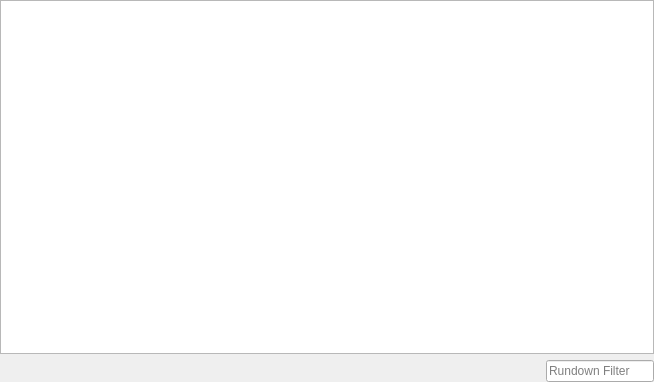
<?xml version="1.0" encoding="UTF-8"?>
<ui version="4.0">
 <class>RundownWidget</class>
 <widget class="QWidget" name="RundownWidget">
  <property name="geometry">
   <rect>
    <x>0</x>
    <y>0</y>
    <width>654</width>
    <height>382</height>
   </rect>
  </property>
  <layout class="QVBoxLayout" name="verticalLayout">
   <property name="spacing">
    <number>0</number>
   </property>
   <property name="margin">
    <number>0</number>
   </property>
   <item>
    <widget class="QTreeWidget" name="treeWidgetRundown">
     <property name="contextMenuPolicy">
      <enum>Qt::CustomContextMenu</enum>
     </property>
     <property name="alternatingRowColors">
      <bool>true</bool>
     </property>
     <property name="selectionMode">
      <enum>QAbstractItemView::ExtendedSelection</enum>
     </property>
     <property name="indentation">
      <number>65</number>
     </property>
     <property name="rootIsDecorated">
      <bool>false</bool>
     </property>
     <property name="uniformRowHeights">
      <bool>true</bool>
     </property>
     <property name="itemsExpandable">
      <bool>true</bool>
     </property>
     <attribute name="headerVisible">
      <bool>false</bool>
     </attribute>
     <attribute name="headerDefaultSectionSize">
      <number>150</number>
     </attribute>
     <attribute name="headerShowSortIndicator" stdset="0">
      <bool>false</bool>
     </attribute>
     <column>
      <property name="text">
       <string>Item</string>
      </property>
     </column>
    </widget>
   </item>
   <item>
    <spacer name="verticalSpacer1">
     <property name="orientation">
      <enum>Qt::Vertical</enum>
     </property>
     <property name="sizeType">
      <enum>QSizePolicy::Fixed</enum>
     </property>
     <property name="sizeHint" stdset="0">
      <size>
       <width>20</width>
       <height>6</height>
      </size>
     </property>
    </spacer>
   </item>
   <item>
    <layout class="QHBoxLayout" name="horizontalLayout">
     <property name="spacing">
      <number>6</number>
     </property>
     <property name="sizeConstraint">
      <enum>QLayout::SetDefaultConstraint</enum>
     </property>
     <item>
      <spacer name="horizontalSpacer">
       <property name="orientation">
        <enum>Qt::Horizontal</enum>
       </property>
       <property name="sizeHint" stdset="0">
        <size>
         <width>40</width>
         <height>20</height>
        </size>
       </property>
      </spacer>
     </item>
     <item>
      <spacer name="verticalSpacer2">
       <property name="orientation">
        <enum>Qt::Vertical</enum>
       </property>
       <property name="sizeType">
        <enum>QSizePolicy::Fixed</enum>
       </property>
       <property name="sizeHint" stdset="0">
        <size>
         <width>20</width>
         <height>22</height>
        </size>
       </property>
      </spacer>
     </item>
     <item>
      <widget class="QLineEdit" name="lineEditFilter">
       <property name="sizePolicy">
        <sizepolicy hsizetype="Fixed" vsizetype="Fixed">
         <horstretch>0</horstretch>
         <verstretch>0</verstretch>
        </sizepolicy>
       </property>
       <property name="minimumSize">
        <size>
         <width>0</width>
         <height>22</height>
        </size>
       </property>
       <property name="placeholderText">
        <string>Rundown Filter</string>
       </property>
      </widget>
     </item>
    </layout>
   </item>
  </layout>
 </widget>
 <resources/>
 <connections>
  <connection>
   <sender>lineEditFilter</sender>
   <signal>editingFinished()</signal>
   <receiver>RundownWidget</receiver>
   <slot>filterRundown()</slot>
   <hints>
    <hint type="sourcelabel">
     <x>584</x>
     <y>369</y>
    </hint>
    <hint type="destinationlabel">
     <x>584</x>
     <y>397</y>
    </hint>
   </hints>
  </connection>
  <connection>
   <sender>treeWidgetRundown</sender>
   <signal>itemDoubleClicked(QTreeWidgetItem*,int)</signal>
   <receiver>RundownWidget</receiver>
   <slot>itemDoubleClicked(QTreeWidgetItem*,int)</slot>
   <hints>
    <hint type="sourcelabel">
     <x>564</x>
     <y>160</y>
    </hint>
    <hint type="destinationlabel">
     <x>658</x>
     <y>154</y>
    </hint>
   </hints>
  </connection>
  <connection>
   <sender>treeWidgetRundown</sender>
   <signal>currentItemChanged(QTreeWidgetItem*,QTreeWidgetItem*)</signal>
   <receiver>RundownWidget</receiver>
   <slot>currentItemChanged(QTreeWidgetItem*,QTreeWidgetItem*)</slot>
   <hints>
    <hint type="sourcelabel">
     <x>497</x>
     <y>222</y>
    </hint>
    <hint type="destinationlabel">
     <x>654</x>
     <y>237</y>
    </hint>
   </hints>
  </connection>
 </connections>
 <slots>
  <slot>addItem()</slot>
  <slot>removeItem()</slot>
  <slot>itemClicked(QTreeWidgetItem*,int)</slot>
  <slot>filterRundown()</slot>
  <slot>itemDoubleClicked(QTreeWidgetItem*,int)</slot>
  <slot>currentItemChanged(QTreeWidgetItem*,QTreeWidgetItem*)</slot>
 </slots>
</ui>
